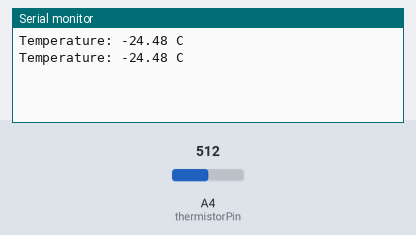
This sketch was run on a simulated Arduino Uno, built with avr-gcc and run on an emulated ATmega328P. Shown: the last lines printed to the serial monitor. The inputs (shaded band) are chosen by the test bench; at power-on: A4 (thermistorPin) = 512.

Above: at 1.2 s.
1.3 s: A4 (thermistorPin) set to 716
At 2.6 s:
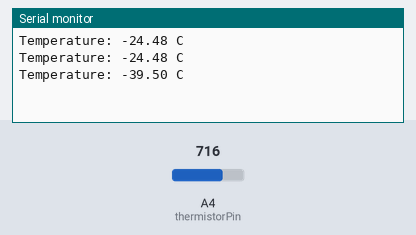
2.8 s: A4 (thermistorPin) set to 900
At 3.7 s:
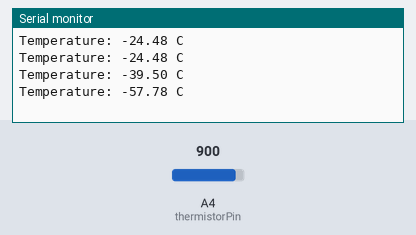
Timing chart, 0 to 5.8 s (numbered marks = the images above; inputs shaded):
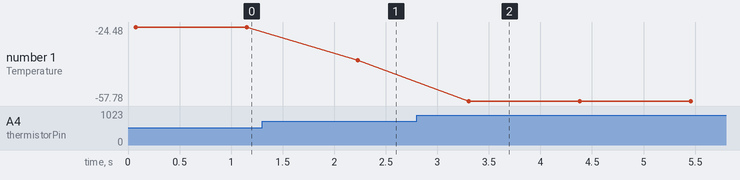

The sketch:

Thermistor_1.1.ino
```cpp
int thermistorPin = A4;
int Vo;
float R1 = 99800.0;
float logR2, R2, T;
float c1 = 0.0010285877883511835, c2 = 0.00023919823216667996, c3 = 1.5653681940557232e-7; //https://rusefi.com/Steinhart-Hart.html
#define NUMSAMPLES 5
int samples[NUMSAMPLES];

void setup() {
Serial.begin(9600);
pinMode(thermistorPin, INPUT);
analogReference(EXTERNAL); // use AREF for reference voltage
}

void loop() {

  uint8_t i;
  float average;

  // take N samples in a row, with a slight delay
  for (i=0; i< NUMSAMPLES; i++) {
   samples[i] = analogRead(thermistorPin);
   delay(15);
  }

  // average all the samples out
  average = 0;
  for (i=0; i< NUMSAMPLES; i++) {
     average += samples[i];
  }
  Vo = average / NUMSAMPLES;


  R2 = R1 / (1023.0 / (float)Vo - 1.0);
  R2 = (R1 * Vo)/(1023.0-Vo);
  logR2 = log(R2);
  T = (1.0 / (c1 + c2*logR2 + c3*logR2*logR2*logR2));
  T = T - 273.15;
  //T = (T * 9.0)/ 5.0 + 32.0;

  Serial.print("Temperature: ");
  Serial.print(T);
  Serial.println(" C");

  delay(1000);
}
```

Measured:
- after the input at 1.3 s, the serial monitor: prints a new line after 0.93 s (image 1)
- after the input at 2.8 s, the serial monitor: prints a new line after 0.51 s (image 2)
- plotted number 1: -24.48 → -39.5 after the input at 1.3 s, -39.5 → -57.78 after the input at 2.8 s
